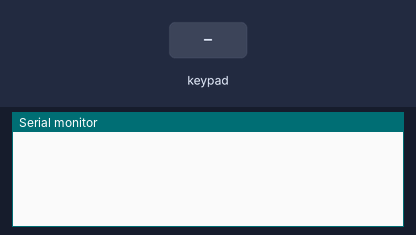
Bench run of a sketch on a simulated Arduino Uno, built with avr-gcc and run on an emulated ATmega328P. Shown: the last lines printed to the serial monitor. Wiring (inferred from the names in the program): 4×4 keypad with keys 1 2 3 A 4 5 6 B 7 8 9 C * 0 # D (labels assumed): rows pin 5, pin 4, pin 3, pin 2; columns pin 6, pin 7, pin 8, pin 9. The test bench sets the inputs (shaded band).

Above: at 1.2 s.
1.3 s: key '1' pressed
At 1.7 s:
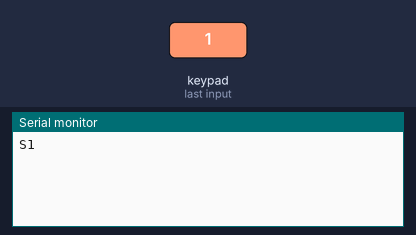
2.8 s: keypad keys 1 2 pressed 0.4 s apart
At 4.4 s:
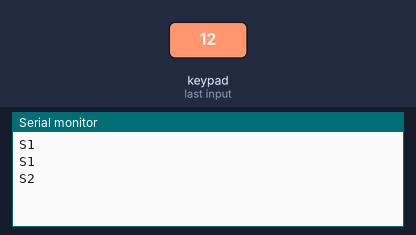
5.1 s: key '3' pressed
At 5.8 s:
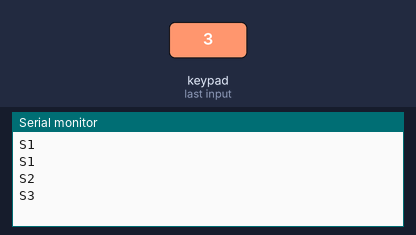
6.6 s: keypad keys 1 2 # pressed 0.4 s apart
At 8.8 s:
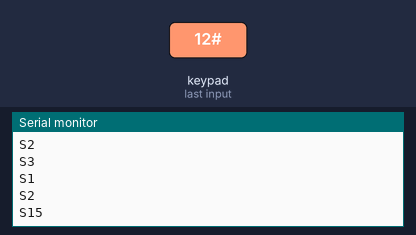
Timing chart, 0 to 10.3 s (numbered marks = the images above; inputs shaded):
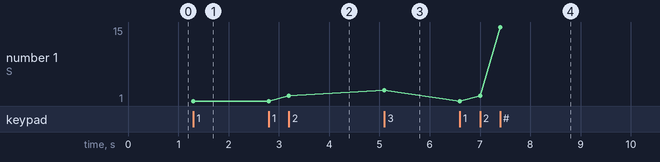

Measured:
- after the input at 1.3 s, the serial monitor: prints a new line at once (image 1)
- after the input at 2.8 s, the serial monitor: prints a new line after 0.40 s (image 2)
- after the input at 5.1 s, the serial monitor: prints a new line at once (image 3)
- after the input at 6.6 s, the serial monitor: prints a new line at once (image 4)
- plotted number 1: 1 → 2 after the input at 2.8 s, 2 → 3 after the input at 5.1 s, 3 → 15 after the input at 6.6 s

The sketch:

ArduinoDeck.ino
```cpp
#define ARRAY_COL_4 9
#define ARRAY_COL_3 8
#define ARRAY_COL_2 7
#define ARRAY_COL_1 6
#define ARRAY_ROW_1 5
#define ARRAY_ROW_2 4
#define ARRAY_ROW_3 3
#define ARRAY_ROW_4 2

int array_row_1_state = 0;
int array_row_2_state = 0;
int array_row_3_state = 0;
int array_row_4_state = 0;

int array_index = 0;

int col_array[4] = { ARRAY_COL_1, ARRAY_COL_2, ARRAY_COL_3, ARRAY_COL_4 };

void setup() {
  // put your setup code here, to run once:
  pinMode(ARRAY_COL_1, OUTPUT);
  pinMode(ARRAY_COL_2, OUTPUT);
  pinMode(ARRAY_COL_3, OUTPUT);
  pinMode(ARRAY_COL_4, OUTPUT);
  pinMode(ARRAY_ROW_1, INPUT_PULLUP);
  pinMode(ARRAY_ROW_2, INPUT_PULLUP);
  pinMode(ARRAY_ROW_3, INPUT_PULLUP);
  pinMode(ARRAY_ROW_4, INPUT_PULLUP);

  Serial.begin(9600);
}

void loop() {
  array_index = 0;
  // put your main code here, to run repeatedly:
  for (int i = 0; i <= 3; i++) {
    digitalWrite(col_array[0], HIGH);
    digitalWrite(col_array[1], HIGH);
    digitalWrite(col_array[2], HIGH);
    digitalWrite(col_array[3], HIGH);
    // array_row_1_state = 1;
    // array_row_2_state = 1;
    // array_row_3_state = 1;
    // array_row_4_state = 1;

    digitalWrite(col_array[i], LOW);
    array_row_1_state = digitalRead(ARRAY_ROW_1);
    array_row_2_state = digitalRead(ARRAY_ROW_2);
    array_row_3_state = digitalRead(ARRAY_ROW_3);
    array_row_4_state = digitalRead(ARRAY_ROW_4);

    if (array_row_1_state == LOW) {
      char str[10];                          // create a character array to hold the resulting string
      sprintf(str, "S%d", array_index + 1);  // concatenate "S" with the value of (i+1) and store it in str
      Serial.println(str);
      delay(200);
    } else if (array_row_2_state == LOW) {
      char str[10];                          // create a character array to hold the resulting string
      sprintf(str, "S%d", array_index + 5);  // concatenate "S" with the value of (i+1) and store it in str
      Serial.println(str);
      delay(200);
    } else if (array_row_3_state == LOW) {
      char str[10];                          // create a character array to hold the resulting string
      sprintf(str, "S%d", array_index + 9);  // concatenate "S" with the value of (i+1) and store it in str
      Serial.println(str);
      delay(200);
    } else if (array_row_4_state == LOW) {
      char str[10];                           // create a character array to hold the resulting string
      sprintf(str, "S%d", array_index + 13);  // concatenate "S" with the value of (i+1) and store it in str
      Serial.println(str);
      delay(200);
    } else {
    }
    array_index++;
  }
}
```
